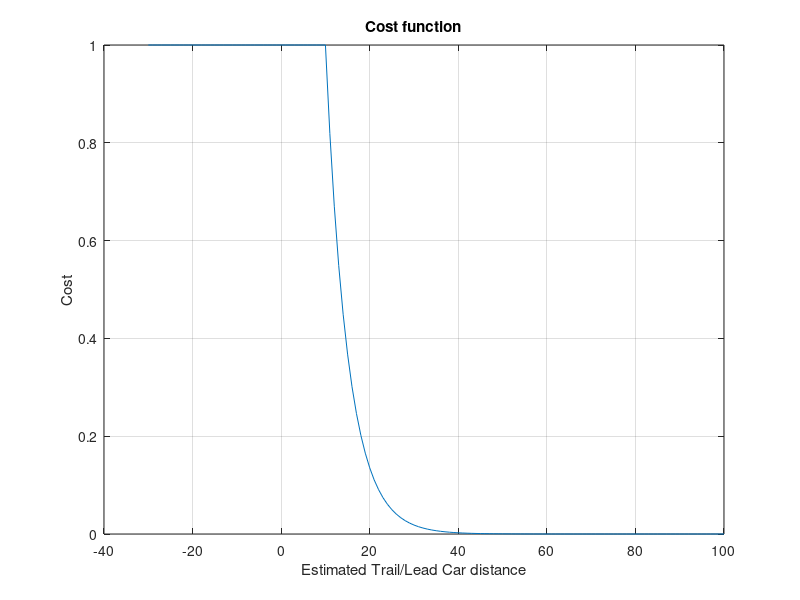

This figure's MATLAB source:
close all;
clear all;

car_v = 40;
car_trail_v = 0:1:60;

car_d_diff = 10;

t = 30/car_v;

est_d_diff = car_d_diff - t*(car_v - car_trail_v)

##plot(car_trail_v, est_d_diff);



est_d_range = -30:1:100;


buffer = 10;
cost = [];
for est_d = est_d_range
  if(est_d <= buffer)
    cost(end+1) = 1;
  else
    asdf = est_d - buffer;
    cost(end+1) = (exp(-asdf/5));
  endif
endfor

figure;
plot(est_d_range, cost);
title('Cost function');
xlabel('Estimated Trail/Lead Car distance');ylabel('Cost');grid on;
